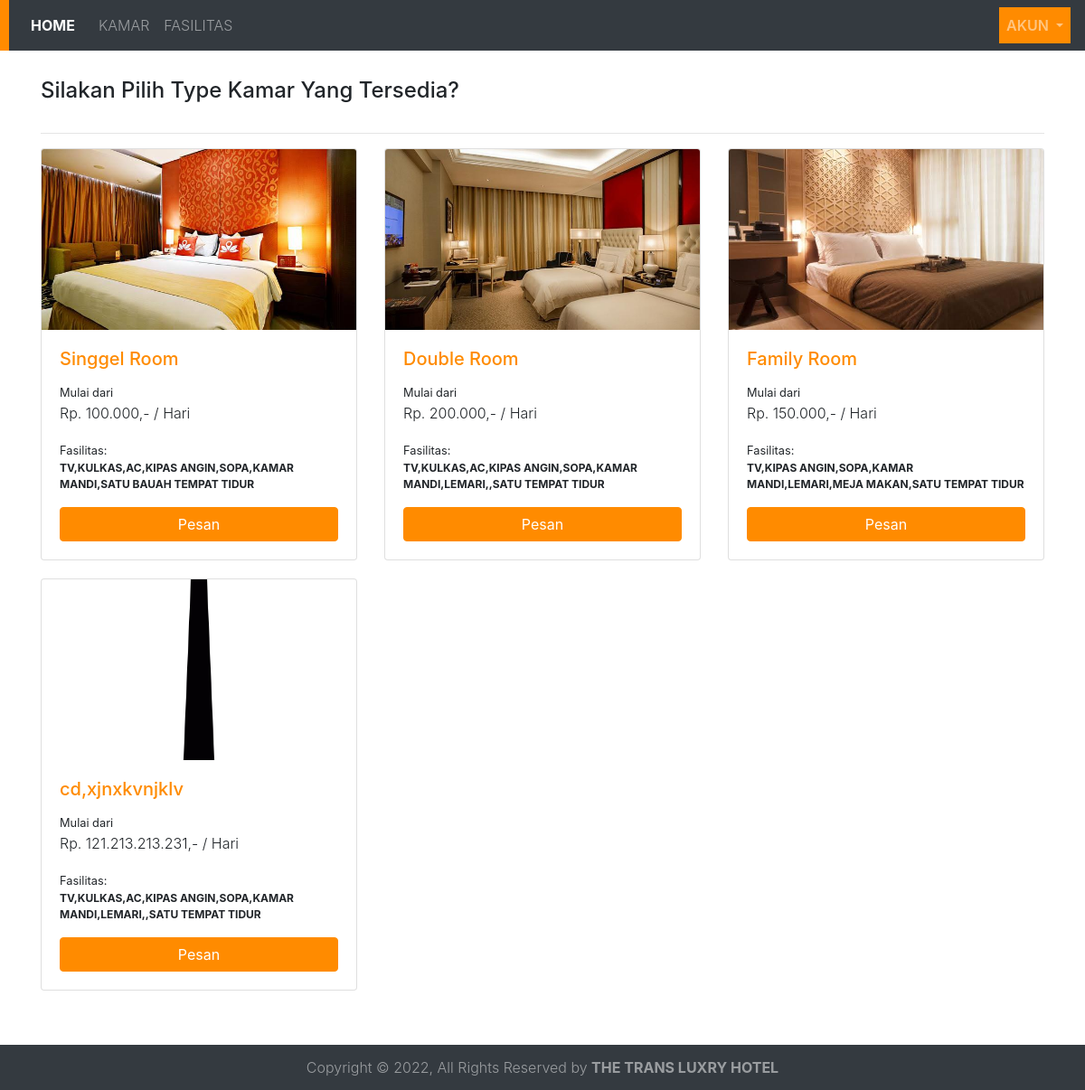
Page /index.php/order/kamars on the committed database.
### tables this page shows
CREATE TABLE `kamar` (
  `id_kamar` int(11) NOT NULL,
  `nama_kamar` varchar(200) NOT NULL,
  `id_kota` int(11) NOT NULL,
  `harga` double NOT NULL,
  `harga_bulan` double NOT NULL,
  `harga_tahun` double NOT NULL,
  `foto` tinytext NOT NULL
);

CREATE TABLE `fasilitas` (
  `id_kota` int(11) NOT NULL,
  `fasilitas` varchar(200) NOT NULL
);

### application/controllers/Order.php (called while the page is built, shortened)
<?php
class Order extends CI_Controller {
	public function kamars()
	{
		if(isset($_GET['id_kota'])){
			$data['list'] = $this->m_general->gDataJW('kamar','fasilitas','id_kota',array('fasilitas.id_kota'=>$_GET['id_kota']))->result();
		}else{
			$data['list'] = $this->m_general->gDataJ('kamar','fasilitas','id_kota')->result();
		}
		$data['fasilitas'] = $this->m_general->gDataA('fasilitas')->result();
		$this->load->view('src/header',$data);
		$this->load->view('kamars',$data);
		$this->load->view('src/footer');
	}
}

### index.php (called while the page is built, shortened)
<?php
require_once BASEPATH.'core/CodeIgniter.php';

### application/models/M_general.php (called while the page is built, shortened)
<?php
class M_General extends CI_Model{
	public function gDataJ($table,$ref,$column){
		$this->db->join($ref,''.$ref.'.'.$column.'='.$table.'.'.$column.'');
		$query = $this->db->get($table);
        return $query;
	}
}

### application/helpers/tanggalindo_helper.php (called while the page is built, shortened)
<?php  if ( ! defined('BASEPATH')) exit('No direct script access allowed');
if( ! function_exists('rupiah')){
    function rupiah($angka)
    {
     $jadi="Rp. ".number_format($angka,0,',','.').",-";
     return $jadi;
 }
}

### application/views/kamars.php (the view)
<div class="container" style="margin-top: 30px;">
	<label for="validationDefaultUsername"><h4>Silakan Pilih Type Kamar Yang Tersedia?</h4></label>
	<hr>
	<div class="row">
		<?php
		$i=1;
		if(empty($list)){
			echo "<div class='col-md-12'><center><h2>Data tidak ditemukan</h2></center></div>";
		}else{
		foreach($list as $l){
			?>
			<div class="col-md-4" style="margin-bottom: 20px;">
				<div class="card">
					<div class="gambar">
						<img src="<?=base_url('assets/images/apartement')."/".$l->foto?>" class="card-img-top">
					</div>
					<div class="card-body">
						<h5 class="card-title text-purple"><?=$l->nama_kamar?></h5>
						<p class="card-text"><small>Mulai dari</small><br><?=rupiah($l->harga)?> / Hari </p>
						<small>Fasilitas:</small>
							<p class="text-bold "style="font-size: 12px;"><?=$l->fasilitas?></p>
						<a href="<?=base_url('order/make/'.$l->id_kamar)?>" class="btn btn-block btn-primary">Pesan</a>
					</div>
				</div>
			</div>
			<?php $i++; }
		} ?>
		</div>
	</div>

### application/views/src/header.php (shortened to what this page needs)
<?php
$id_user = $this->session->userdata('id_user');
$info = $this->m_general->info($id_user);
?>
<!doctype html>
<html lang="en">
<head>
  <link rel="stylesheet" href="<?=base_url('assets')?>/css/bootstrap.min.css">
  <link rel="stylesheet" href="<?=base_url('assets')?>/css/style.css">
</head>
<body>
 <nav class="navbar navbar-expand-lg navbar-dark bg-dark">
  <div class="collapse navbar-collapse" id="navbarNavDropdown">
    <ul class="navbar-nav">
      <li class="nav-item active">
        <a class="nav-link" href="<?=base_url()?>">Home <span class="sr-only">(current)</span></a>
      </li>
    <li class="nav-item">
          <a class="nav-link" href="<?=base_url('order/kamars')?>">Kamar</a>
      <li class="nav-item">
          <a class="nav-link" href="<?=base_url('order/kamars')?>">fasilitas</a>
    </ul>
    <ul class="navbar-nav ml-auto">
      <li class="nav-item dropdown">
        <a class="account nav-link dropdown-toggle" href="#" id="navbarDropdownMenuLink" role="button" data-toggle="dropdown" aria-haspopup="true" aria-expanded="false">
          <?php if(isset($id_user)){ echo $info->nama; }else{ echo "AKUN"; } ?>
        </a>
      </li>
    </ul>
  </div>
</nav>
<div style="min-height: 520px">

### application/views/src/footer.php (shortened to what this page needs)
 </div>
 <footer class="footer">
 	<span>Copyright &copy; 2022, All Rights Reserved by <b>THE TRANS LUXRY HOTEL</b></span>
 </footer>
</body>
</html>

### assets/css/style.css (style rules this page uses)
html,body { font-weight: 300; }
.navbar { border-left: solid 10px #ff8b00; }
.navbar-nav { flex-direction: row; }
.nav-link { padding-right: .5rem !important; padding-left: .5rem !important; }
.text-purple { color: #ff8b00; }
.text-bold { font-weight: 700; }
.navbar-nav .nav-item.active { font-weight: 700; margin-right: 10px; }
.navbar-nav li a { text-transform: uppercase; }
.nav-item .account { background-color: #ff8b00; font-weight: 600; color: #fff; }
.footer { margin-top: 40px; text-align: center; width: 100%; height: 50px; line-height: 50px; background-color: #343A40; }
.footer span { color: rgba(255,255,255,.5); }
.footer b { font-weight: 700; }
.btn-primary { background-color: #ff8b00; border-color: #ff8b00; }
.card .gambar { width: 100%; height: 200px; }
.card img { width: 100%; height: 100%; object-fit: cover; }

### rows in the picture
kamar: foto (picture), nama_kamar "Singgel Room", harga "Rp. 100.000,-", id_kota.fasilitas "TV,KULKAS,AC,KIPAS ANGIN,SOPA,KAMAR MANDI,SATU BAUAH TEMPAT TIDUR"
kamar: foto (picture), nama_kamar "Double Room", harga "Rp. 200.000,-", id_kota.fasilitas "TV,KULKAS,AC,KIPAS ANGIN,SOPA,KAMAR MANDI,LEMARI,,SATU TEMPAT TIDUR"
kamar: foto (picture), nama_kamar "Family Room", harga "Rp. 150.000,-", id_kota.fasilitas "TV,KIPAS ANGIN,SOPA,KAMAR MANDI,LEMARI,MEJA MAKAN,SATU TEMPAT TIDUR"
kamar: foto (picture), nama_kamar "cd,xjnxkvnjklv", harga "Rp. 121.213.213.231,-", id_kota.fasilitas "TV,KULKAS,AC,KIPAS ANGIN,SOPA,KAMAR MANDI,LEMARI,,SATU TEMPAT TIDUR"
